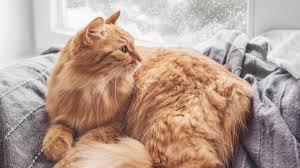
#> input picture opencv/data/cat images/cat-4.png, 300 x 168 px; its folder holds 4 pictures in this run
$ jupyter execute --allow-errors le_1.ipynb
#> lines starting #> are read from the running program, lines starting #| are printed output that depends on the picture; after the words box and inside, x2 and y2 are one past the last pixel; in counts of white or black regions, pixels touching at a corner belong together
[cell 1]
import cv2 as cv
from PIL import Image
import numpy as np
from IPython.display import display
import matplotlib.pyplot as plt
import os


BASE_DATA_DIR = "../data"
CATS = "/cat images"
VIDEOS = "/videos"

os.listdir(BASE_DATA_DIR + CATS)

[cell 2]
img = cv.imread(BASE_DATA_DIR + CATS + "/cat-4.png")
#> img is the input picture: shape (168, 300, 3); mean B, G, R 145.1, 158.4, 182.6
to_rgb = cv.cvtColor(img, cv.COLOR_BGR2RGB)
display(Image.fromarray(to_rgb))

[cell 3]
# contour can be viewed as edges

to_gray = cv.cvtColor(img, cv.COLOR_BGR2GRAY)
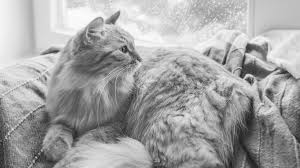
#> to_gray: shape (168, 300); min 17, max 255, mean 164.1
display(Image.fromarray(to_gray))

[cell 4]
# grab the edges of the image
blurred = cv.GaussianBlur(to_gray, ksize=(3, 3), sigmaX=cv.BORDER_DEFAULT)
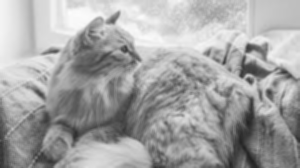
#> blurred: shape (168, 300); min 35, max 252, mean 164.1
canny = cv.Canny(blurred, threshold1=125, threshold2=175)
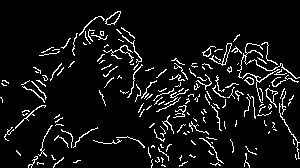
#> canny: shape (168, 300); 7.1% white in thin lines or dots
canny_to_rgb = cv.cvtColor(canny, cv.COLOR_GRAY2RGB)
#> canny_to_rgb: shape (168, 300, 3); 7.1% white in thin lines or dots
display(Image.fromarray(canny_to_rgb))

[cell 5]
# threshold
# looks at the image and tries to binarize the image
# here, if the density of that pixel is below 125 it will be set to 0 (black),
# if it's above 125, it will be set to 255 (white)
ret, thresh = cv.threshold(to_gray, thresh=130, maxval=240, type=cv.THRESH_BINARY)
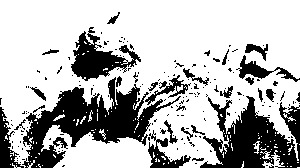
#> thresh: shape (168, 300); values 0 (black) and 240 (white), 71.5% white; 181 black regions (153 under 20 px), largest, box (x1, y1, x2, y2) and area: (22, 77, 181, 168) 5330, (200, 96, 300, 168) 3897, (71, 27, 141, 81) 1580
to_rgb = cv.cvtColor(thresh, cv.COLOR_BGR2RGB)
#> to_rgb: shape (168, 300, 3); values 0 (black) and 240 (white), 71.5% white; 181 black regions (153 under 20 px)
display(Image.fromarray(to_rgb))

[cell 6]
# contours is a list of all contours found in the image
# hierarchies represents the hierarchical representation of contours
# mode:
# cv.RETR_LIST returns all contours
# cv.RETR_EXTERNAL retrieves only the external contours
# cv.RETR_TREE retrieves only the hierarchical contours
# method:
# cv.CHAIN_APPROX_NONE does nothing, just returns all contours
# cv.CHAIN_APPROX_SIMPLE compresses all contours returned into 2 endpoints (a line)

contours, hierarchies = cv.findContours(image=thresh, mode=cv.RETR_LIST, method=cv.CHAIN_APPROX_SIMPLE)
#> contours = 402 contours, 363 with area under 20; largest, box (x1, y1, x2, y2) and area: (0, 0, 300, 168) 38100, (70, 30, 142, 82) 1733, (238, 54, 275, 80) 420, (144, 74, 189, 106) 403, (244, 43, 269, 62) 203
print(len(contours))
#| 402

[cell 7]
blank = np.zeros(img.shape, dtype=np.uint8)

#> (the rest of this cell did not finish here and is left out)

[cell 8]
# threshold vs canny
plt.figure()
#> (this line was passed over: IPython is not available in this run)
plt.subplot(1, 2, 1)
#> (this line was passed over: IPython is not available in this run)
plt.title("Threshold + Draw Contours")
#> (this line was passed over: IPython is not available in this run)
plt.axis(False)
#> (this line was passed over: IPython is not available in this run)
